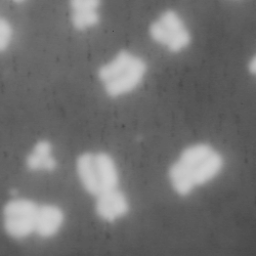
#> input picture Lab0_ToBegin/Images/chro.png, 256 x 256 px
$ jupyter execute --allow-errors Lab0_Main_example.ipynb
#> lines starting #> are read from the running program, lines starting #| are printed output that depends on the picture
# Example of a Python Report and essential Python functions

[cell 1]
# %matplotlib widget
# command to enable interactive mode in matplotlib figures

# Importation of useful libraries
import numpy as np
import cv2 as cv
import matplotlib.pyplot as plt

## I. Load of an image in the workspace

[cell 2]
img0=cv.imread('Images/chro.png', cv.IMREAD_GRAYSCALE) # load of an image
#> img0 is the input picture: shape (256, 256); min 71, max 210, mean 112.9
img0=np.double(img0) # convert gray levels value to double type

[cell 3]
row=img0.shape[0] # number of rows in the image (height of the image)
#> row = 256
col=img0.shape[1] # number of columns of the image (width)
#> col = 256
# The shape attribute stores the dimensions of a numpy array

## II. Display of an image using imshow

imshow displays images of type "double" with a Look Up Table range adapted to the image range (a black (resp.
white) pixel corresponds to the minimum (resp. maximum) graylevel

[cell 4]
plt.figure(layout='compressed') # open a new graphical window.
plt.imshow(img0,'gray')
plt.colorbar() # choice of the Look Up Table (LUT) that will match the displayed color to the gray-level value of one pixel
plt.title('Display of an image using imshow ') # displays a title
plt.xlabel(r'x (pix)') # puts a label for abscissa
plt.ylabel(r'y (pix)') # puts a label for ordinates. Note it is important to put the axis units
plt.show()
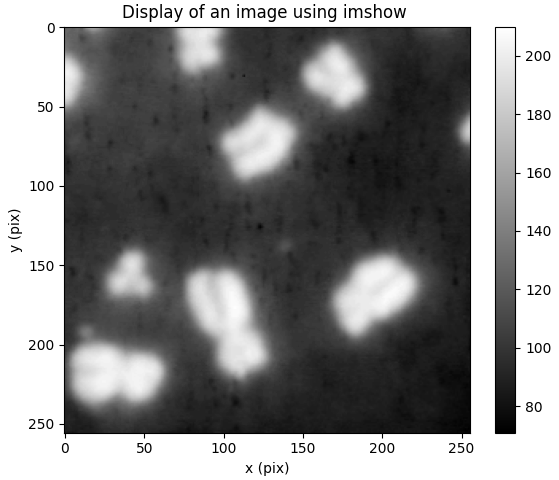
#> figure drawn by matplotlib, 2 panels

### Changing of the graylevel range

[cell 5]
img1=2.5*img0
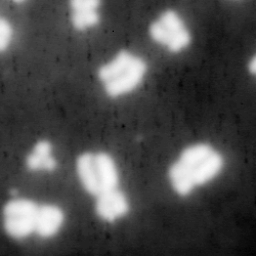
#> img1: shape (256, 256) float64; min 177.5, max 525, mean 282.4; drawn with min black and max white

[cell 6]
plt.figure(layout='compressed')
plt.imshow(img1,'gray')
plt.colorbar()
plt.title('Display of the image * 2.5 ')
plt.xlabel(r'x (pix)')
plt.ylabel(r'y (pix)')
plt.show()

Adding units on axes for an image with its origin at the bottom-left

[cell 7]
ps=10e-3; # pixel pitch (or pixel step) in mm
x_left=0            # x value on the left
x_right=(col-1)*ps  # x value on the right
#> x_right = 2.55
y_bottom=0          # y value on the bottom
y_top=(row-1)*ps    # y value on the top
#> y_top = 2.55

plt.figure(layout='compressed')

# display an image with specified axes (notice the extent field)
plt.imshow(img1,extent=[x_left,x_right,y_bottom,y_top],cmap='gray')

plt.colorbar()
plt.title('Display of an image and metric axis')
plt.xlabel(r'x (mm)')
plt.ylabel(r'y (mm)')
plt.show()
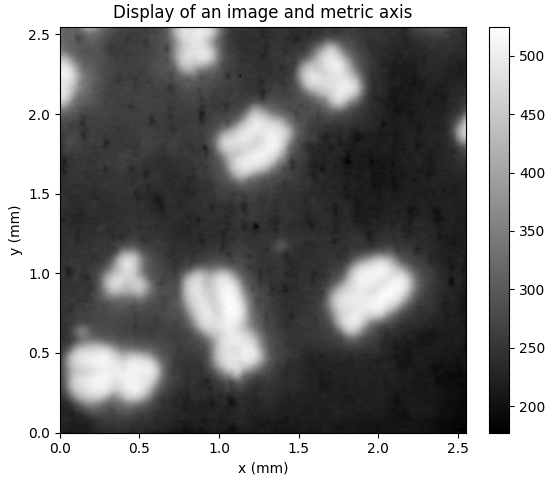
#> figure drawn by matplotlib, 2 panels

## III Displaying an image as a 3D surface

[cell 8]
xt = np.outer(np.linspace(x_left,x_right,col), np.ones(row))
yt = xt.copy().T # transpose
zt = img1

#> (a cell that did not finish here is left out)

COMMENT : It is easier to distinguish the objects and the Gray Level variations around the contours objects.

## IV. Displaying a raw profile

[cell 10]
plt.figure()
prof=img1[74,:]
#> prof = 256 values, max 507.5 at index 132, min 205 at index 224, mean 287.5
plt.plot(prof),plt.title('Profile of the 75th row')
plt.show()
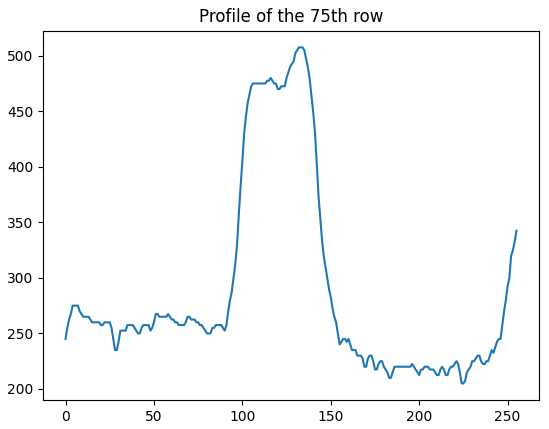
#> figure drawn by matplotlib, 1 panel; curve peaks at x = 132, y = 507.5

## V. Python function example : Image multiplication

1/ computation of a symetrical image of img1.

2/ multiplication with img1 and normalization

[cell 11]
img1Sym=img1.transpose()
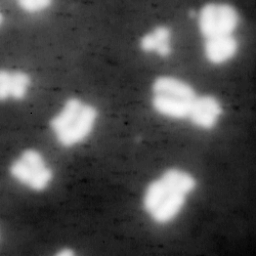
#> img1Sym: shape (256, 256) float64; min 177.5, max 525, mean 282.4; drawn with min black and max white
plt.figure()
plt.imshow(img1Sym,extent=[x_left,x_right,y_bottom,y_top],cmap='gray')
plt.colorbar()
plt.title('Display of the symetric image of img  ')
plt.xlabel(r'x (mm)')
plt.ylabel(r'y (mm)')
plt.show()
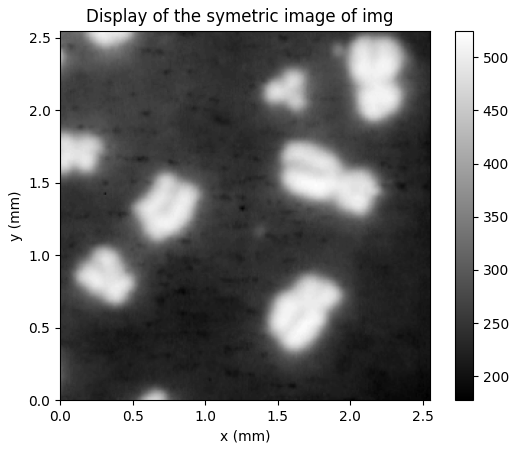
#> figure drawn by matplotlib, 2 panels

[cell 12]
image3=img1

def multiply_normalise(image1,image2):
    image3=image1*image2 # the global variable image3 is being shadowed by a new local variable image3
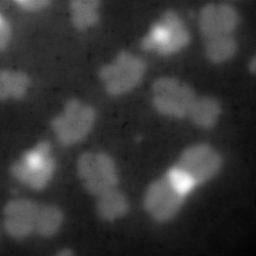
#> image3: shape (256, 256) float64; min 31506.2, max 247506.2, mean 78989.5; drawn with min black and max white
    mini=np.min(image3)
#> mini = 31506.2
    maxi=np.max(image3)
#> maxi = 247506.2
    image3=(image3-mini)/(maxi-mini)
    return image3


img1_norm=multiply_normalise(img1,img1Sym)

#> (a cell that did not finish here is left out)

#> (a cell that did not finish here is left out)

## VII. Image window selection (Crop)

[cell 15]
cropped_img1 = img1[136:202,164:229]
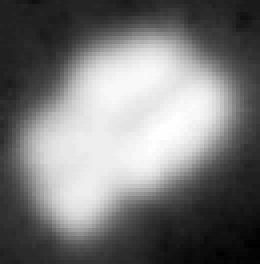
#> cropped_img1: shape (66, 65) float64 (shown 4 times larger); min 205, max 517.5, mean 352.3; drawn with min black and max white

[cell 16]
plt.figure()
plt.imshow(cropped_img1,cmap='gray')
plt.colorbar()
plt.title('Zoom (or Crop) in img1 ')
plt.show()
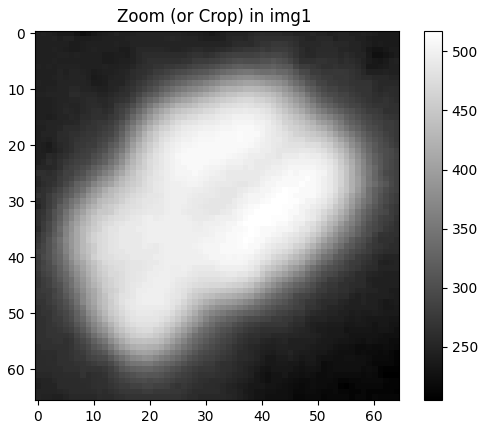
#> figure drawn by matplotlib, 2 panels
